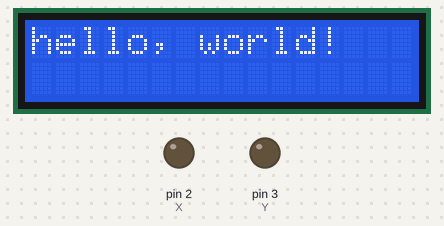
The sketch below on a simulated Arduino Uno, built with avr-gcc and run on an emulated ATmega328P. On the bench: 16×2 character LCD, output pins drawn as LEDs (lit = HIGH).

Above: at 0.1 s.
At 2.1 s:
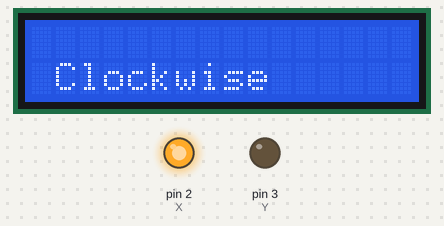
At 4.1 s:
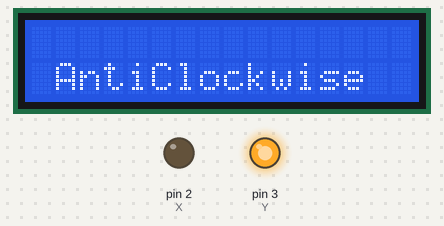
At 6.1 s:
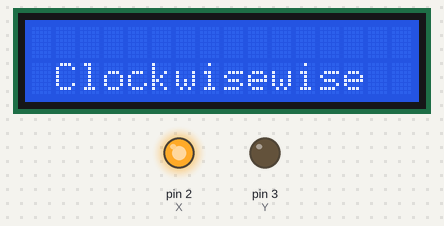
Timing chart, 0 to 39.6 s (numbered marks = the images above):
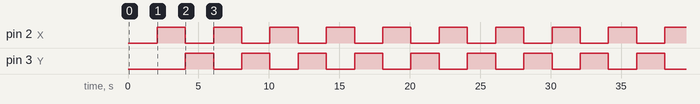

The sketch:

motor_LCD_arduino_PST_May_2016.ino
```cpp
// include the library code:
#include <LiquidCrystal.h>

// initialize the library with the numbers of the interface pins
LiquidCrystal lcd(13, 12, 7, 6, 5, 4);
int X=2;
int Y=3;
void setup() {
  // set up the LCD's number of columns and rows:
  lcd.begin(16, 2);
  // Print a message to the LCD.
  pinMode(X, OUTPUT);
  pinMode(Y, OUTPUT);
  lcd.setCursor(0, 0);
  lcd.print("hello, world!");
  delay(2000);
  lcd.clear();
}

void loop()
{
  // set the cursor to column 0, line 1
  // (note: line 1 is the second row, since counting begins with 0):
  digitalWrite(X, HIGH);   // turn the LED on (HIGH is the voltage level)
  digitalWrite(Y, LOW);    // turn the LED off by making the voltage LOW
  lcd.setCursor(1, 1);
  lcd.print("Clockwise");
  delay(2000);
  digitalWrite(X, LOW);   // turn the LED on (HIGH is the voltage level)
  digitalWrite(Y, HIGH);    // turn the LED off by making the voltage LOW
  lcd.setCursor(1, 1);
  lcd.print("AntiClockwise");
  delay(2000);
}
```

Measured:
- by itself, pin 2 (X), pin 3 (Y): alternates HIGH for 2.0 s and LOW for 2.0 s
- what the display in image 1 shows lasts 2.0 s, from 2.1 s to 4.1 s
